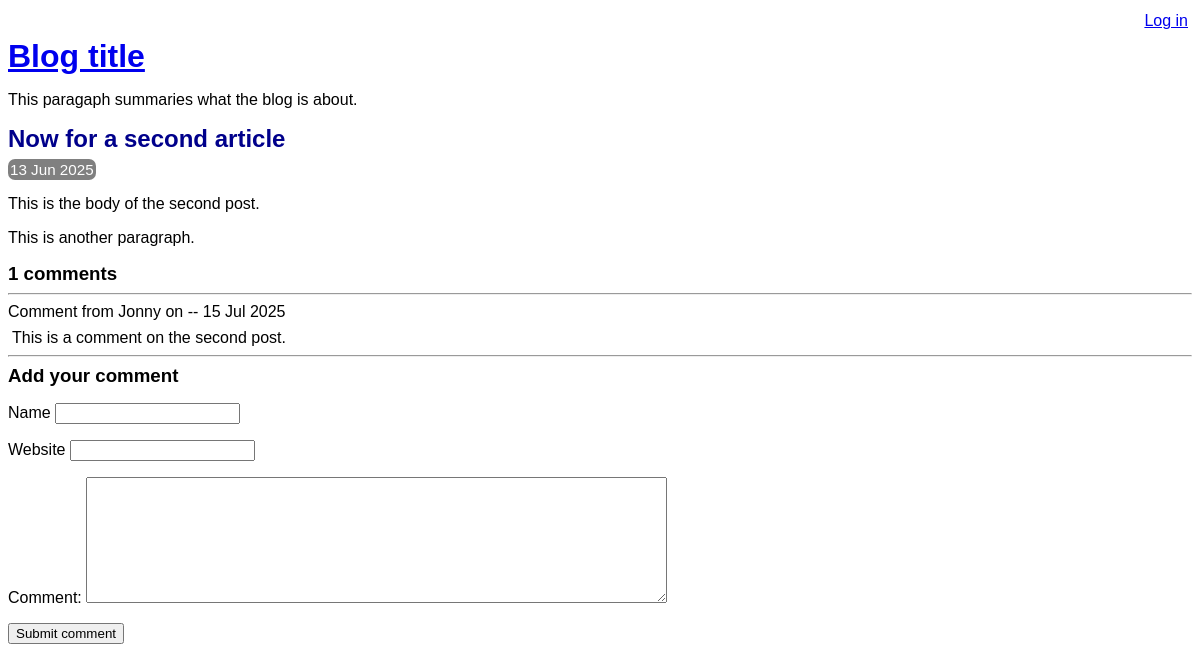
Before: /view-post.php?post_id=2 with the older database file.
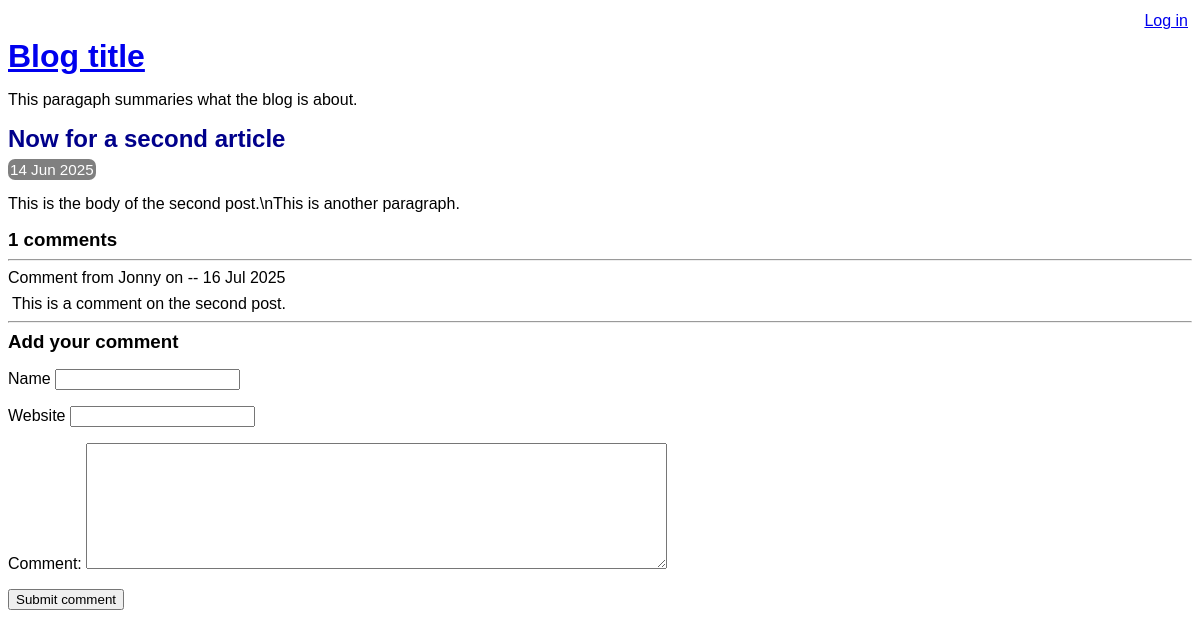
After: the same page with the newer database file.
### tables this page shows
CREATE TABLE post (
    id INTEGER PRIMARY KEY AUTOINCREMENT NOT NULL,
    title VARCHAR NOT NULL,
    body VARCHAR NOT NULL,
    user_id INTEGER NOT NULL,
    created_at VARCHAR NOT NULL,
    updated_at VARCHAR,
    FOREIGN KEY (user_id) REFERENCES user(id)
);

CREATE TABLE comment (
    id INTEGER PRIMARY KEY AUTOINCREMENT NOT NULL,
    post_id INTEGER NOT NULL,
    created_at VARCHAR NOT NULL,
    name VARCHAR NOT NULL,
    website VARCHAR,
    text VARCHAR NOT NULL,
    FOREIGN KEY (post_id) REFERENCES post(id)
);

### lib/view-post.php (called while the page is built, shortened)
<?php
function  getPostRow(PDO $pdo,$postid){
    $stmt =$pdo->prepare(
        '
        SELECT
        title,created_at,body
        FROM post
        WHERE id=:id
        '
    );
    $result =$stmt->execute(array('id'=>$postid),);
    $row = $stmt->fetch(PDO::FETCH_ASSOC);
    return $row;
}
?>

### view-post.php (the view, shortened to what this page needs)
<?php
require_once 'lib/common.php';
require_once 'lib/view-post.php';
if (isset($_GET['post_id'])) {
    $post_id = $_GET['post_id'];
} else {
    $post_id = 0;
}
$pdo=getPDO();
$row=getPostRow($pdo, $post_id);
?>
<!DOCTYPE html>
<html lang="en">
<head>
<?php require 'templates/head.php'?>
</head>
<body>
<?php require "templates/title.php"  ?>
<div class="post">
<h2>
    <?php echo htmlEscape($row['title']) ?>
</h2>
<div class="date">
    <?php echo convertSqlDate($row['created_at'])?>
    </div>
    <p>
        <?php echo convertNewLinesToParagraphs($row['body']) ?>
    </p>
    </div>
    <div class="comment-list">
        <h3><?php echo countCommentsForPost($pdo, $post_id) ?> comments</h3>
        <?php foreach (getCommentsForPost($pdo, $post_id) as $comment):    ?>
         <hr/>
         <div class="comment">
            <div class="comment-meta">
                Comment from
                <?php echo htmlEscape($comment['name']) ?>
                on --
                <?php echo convertSqlDate($comment['created_at'])?>
            </div>
        <div class="comment-body">
          <?php echo htmlEscape($comment['text']) ?>
        </div>
       <?php endforeach; ?>
    </div>
       <?php require 'templates/comment-form.php';?>
</body>
</html>

### lib/common.php (shortened to what this page needs)
<?php
function getROOtPath(){
    return realpath(__DIR__.'/..');
}
function getDatabasePath(){
    return getROOtPath().'/data/data.sqlite';
}
function getDsn(){
    return 'sqlite:' .getDatabasePath();
}
function getPDO(){
$pdo =new PDO(getDsn());
return $pdo;
}
function htmlEscape($html)
{
    return htmlspecialchars($html, ENT_HTML5, 'UTF-8');
}
function convertSqlDate($sqlDate)
{
    $date = DateTime::createFromFormat('!Y-m-d', $sqlDate);
    return $date->format('d M Y');
}
function countCommentsForPost(PDO $pdo,$postId){
$sql="
SELECT
COUNT(*) c
FROM  comment
WHERE post_id=:post_id
";
$stmt=$pdo->prepare($sql);
$stmt->execute(array('post_id'=>$postId));
return (int) $stmt->fetchColumn();
}
function getCommentsForPost(PDO $pdo,$postId){
    $pdo = getPDO();
    $sql = "
    SELECT
    id, name, text, created_at, website
    FROM comment
    WHERE post_id = :post_id
    ";
    $stmt = $pdo->prepare($sql);
    $result = $stmt->execute(array('post_id' => $postId,));
    return $stmt->fetchAll(PDO::FETCH_ASSOC);
}
function convertNewLinesToParagraphs($text){
    $escaped=htmlEscape($text);
    return '<p>'.str_replace("\n","<p></p>",$escaped).'</p>';
}
?>

Changed rows visible on the page:
changed post "Now for a second article": created_at "13 Jun 2025" → "14 Jun 2025"; body "This is the body of the second post. This is another paragraph." → "This is the body of the second post.\\nThis is another paragraph."
changed comment "Jonny": created_at "15 Jul 2025" → "16 Jul 2025"
